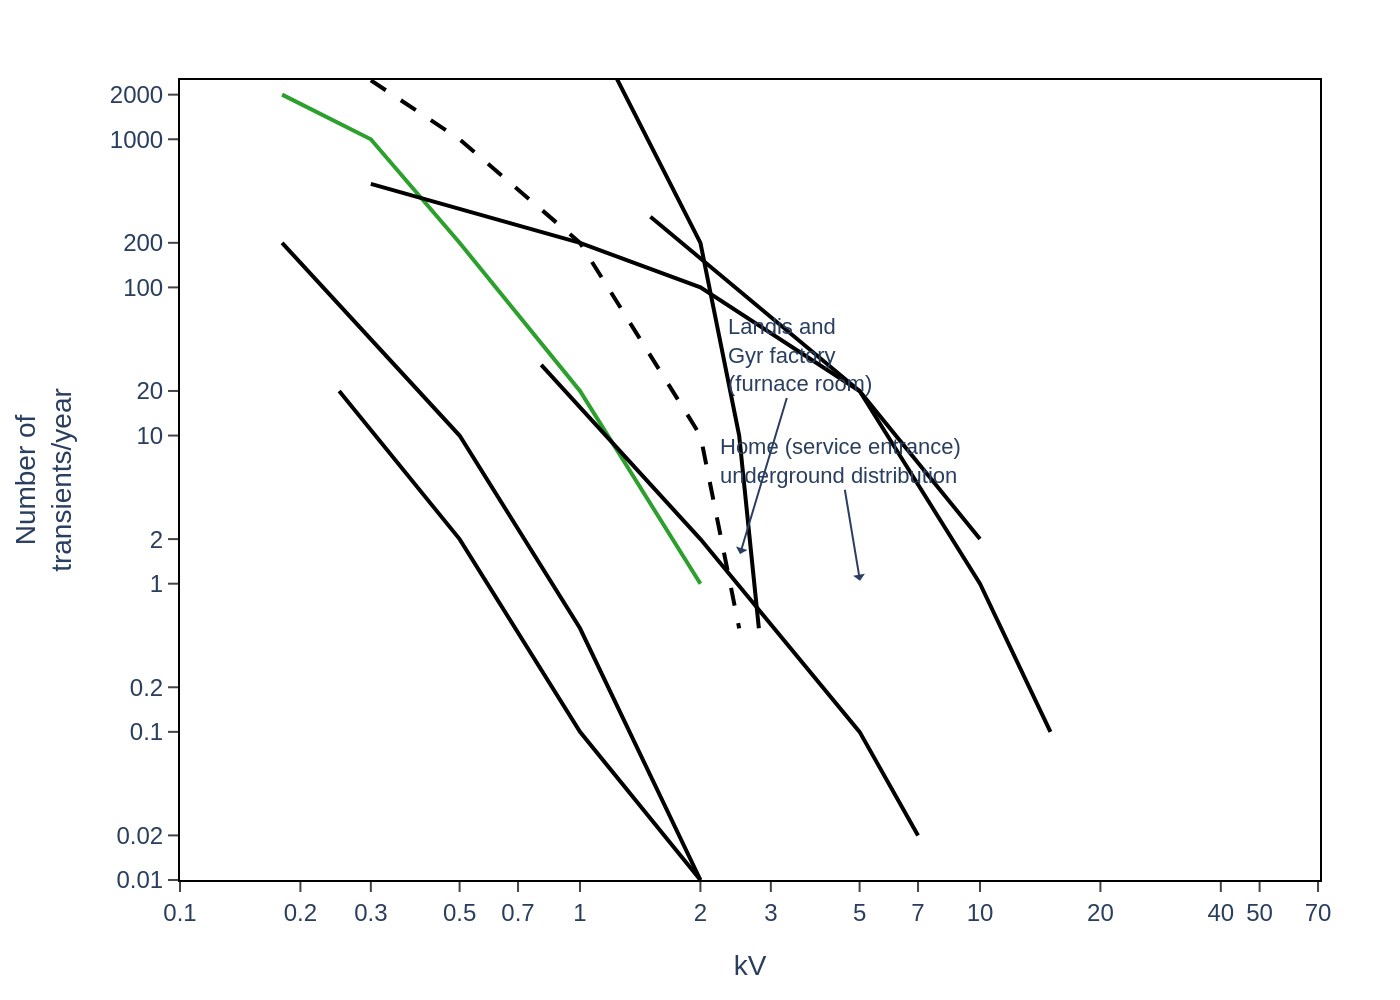

Here is the Python script that generated this plot:
import sys
import json
import plotly.graph_objects as go
import os

def main():
    if len(sys.argv) != 2:
        print("Usage: python recreate_chart.py <path_to_json_file>")
        sys.exit(1)

    json_path = sys.argv[1]

    try:
        with open(json_path, 'r', encoding='utf-8') as f:
            chart_data = json.load(f)
    except FileNotFoundError:
        print(f"Error: JSON file not found at {json_path}")
        sys.exit(1)
    except json.JSONDecodeError:
        print(f"Error: Could not decode JSON from {json_path}")
        sys.exit(1)

    data = chart_data.get('chart_data', [])
    texts = chart_data.get('texts', {})
    colors = chart_data.get('colors', [])

    fig = go.Figure()

    for i, series in enumerate(data):
        fig.add_trace(go.Scatter(
            x=series.get('x'),
            y=series.get('y'),
            mode='lines',
            name=series.get('name', ''),
            line=dict(
                color=colors[i % len(colors)],
                dash=series.get('line_style', 'solid')
            ),
            showlegend=False
        ))
    
    # Custom tick values for log axes
    x_tickvals = [0.1, 0.2, 0.3, 0.5, 0.7, 1, 2, 3, 5, 7, 10, 20, 40, 50, 70]
    y_tickvals = [0.01, 0.02, 0.1, 0.2, 1, 2, 10, 20, 100, 200, 1000, 2000]

    fig.update_layout(
        font=dict(family="Arial", size=12),
        plot_bgcolor='white',
        paper_bgcolor='white',
        xaxis=dict(
            title=texts.get('x_axis_title'),
            type='log',
            tickvals=x_tickvals,
            ticktext=[str(v) for v in x_tickvals],
            showgrid=False,
            showline=True,
            linewidth=1,
            linecolor='black',
            ticks='outside',
            mirror=True,
            range=[-1, 1.85] # log10(0.1) to log10(70)
        ),
        yaxis=dict(
            title=texts.get('y_axis_title'),
            type='log',
            tickvals=y_tickvals,
            ticktext=[str(v) for v in y_tickvals],
            showgrid=False,
            showline=True,
            linewidth=1,
            linecolor='black',
            ticks='outside',
            mirror=True,
            range=[-2, 3.4] # log10(0.01) to log10(2000+ buffer)
        ),
        margin=dict(l=80, r=40, t=40, b=60),
        showlegend=False
    )
    
    # Add annotations from JSON
    if 'annotations' in texts:
        for ann in texts['annotations']:
            fig.add_annotation(
                text=ann.get('text', ''),
                x=ann.get('x'),
                y=ann.get('y'),
                xref=ann.get('xref', 'x'),
                yref=ann.get('yref', 'y'),
                showarrow=True,
                arrowhead=1,
                ax=ann.get('ax', 0),
                ay=ann.get('ay', -40),
                font=dict(size=11),
                align='left'
            )

    filename_base = os.path.splitext(os.path.basename(json_path))[0]
    output_filename = f"{filename_base}.png"
    
    fig.write_image(output_filename, scale=2)
    print(f"Chart saved to {output_filename}")

if __name__ == "__main__":
    main()
